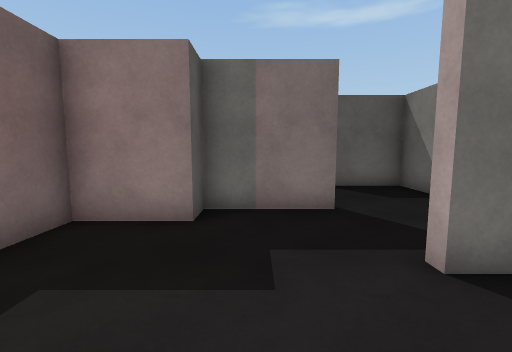
view 1 (above)

24 first-person views from a walk through a Unity game level. The camera is 1.4 m above the floor, tilts 6° down and sees 90° across. The floor is counted in squares, 1 m on a side. Each view is taken from the middle of a square. On the plan, view 1 faces up. The plan holds only what a view shows up to about 13 squares ahead; the rest is blank. The place goes on beyond the plan. The player character is not drawn. Some animated figures are left out. Surface patterns are stand-ins for the level's own textures.

view 2
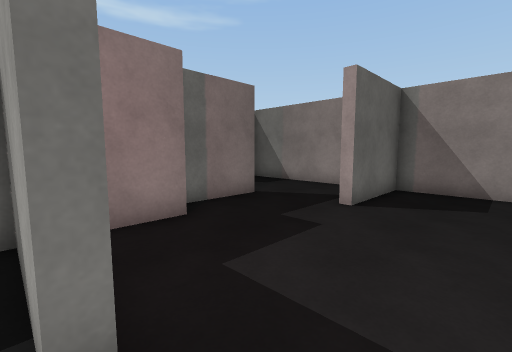

view 3
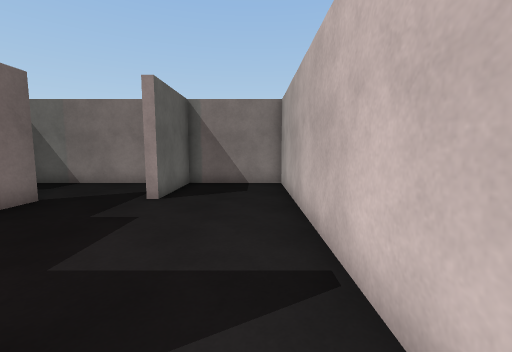

view 4
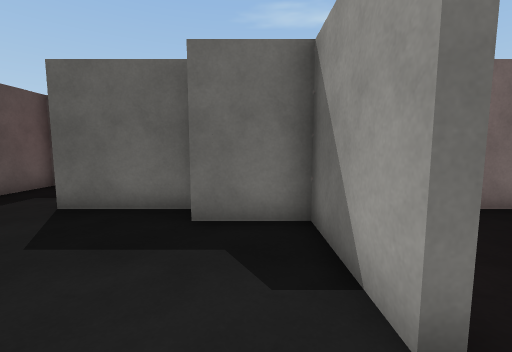

view 5
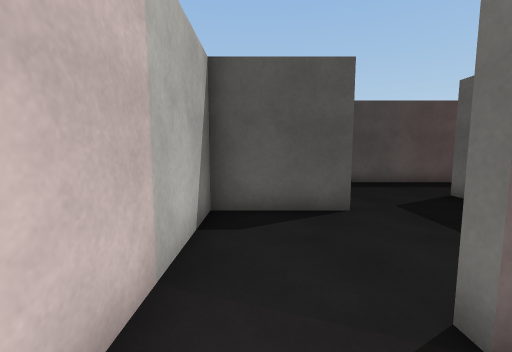

view 6
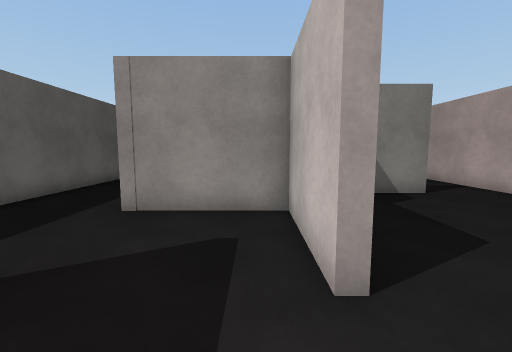

view 7
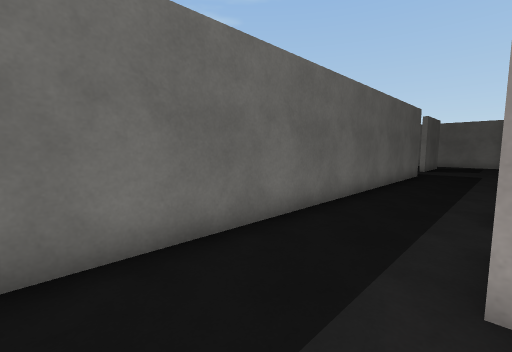

view 8
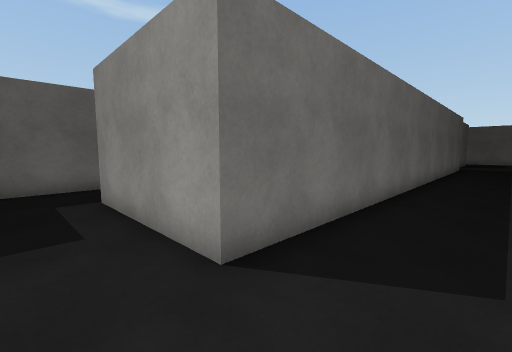

view 9
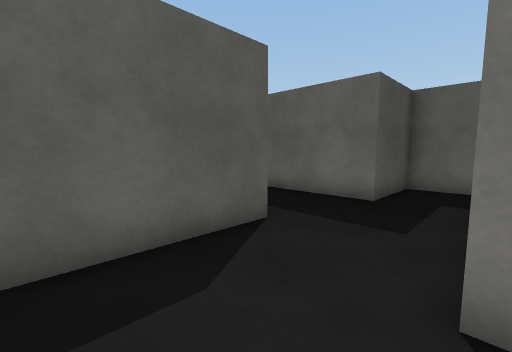

view 10
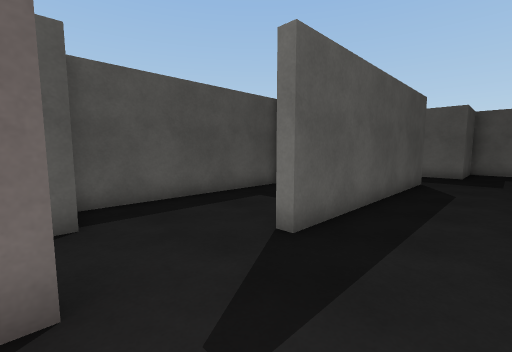

view 11
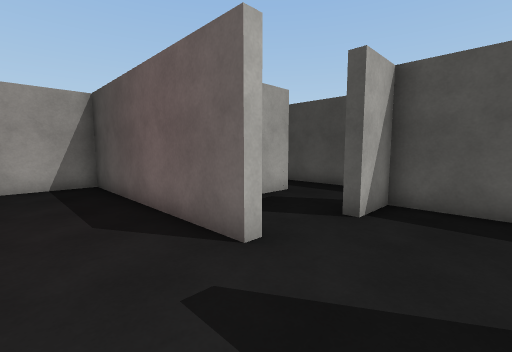

view 12
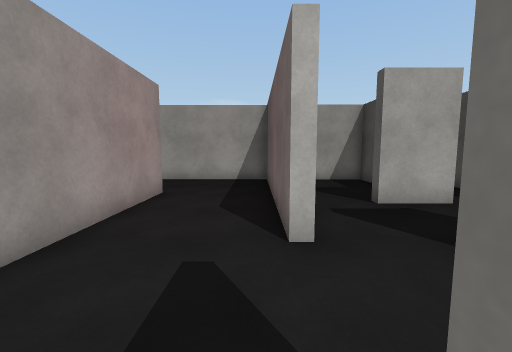

view 13
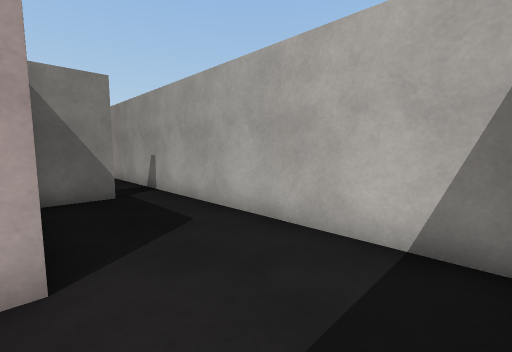

view 14
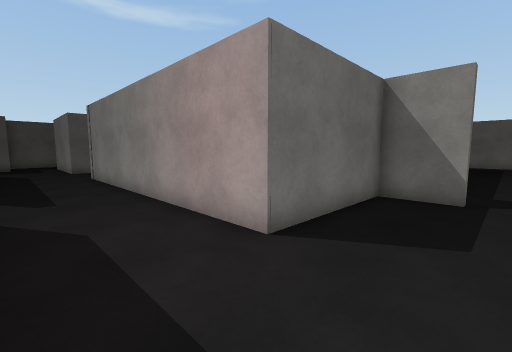

view 15
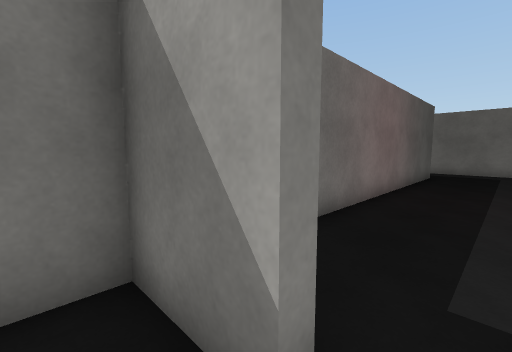

view 16
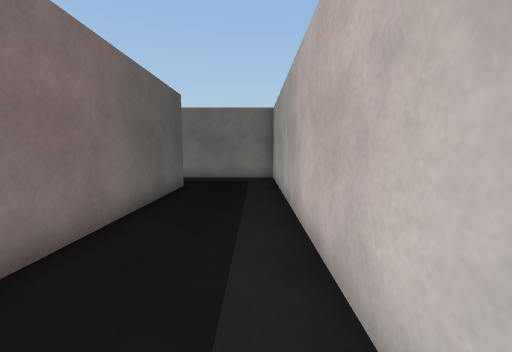

view 17
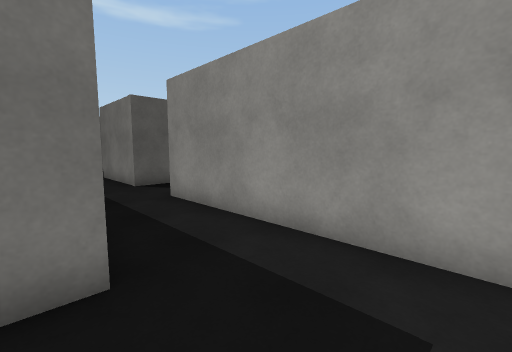

view 18
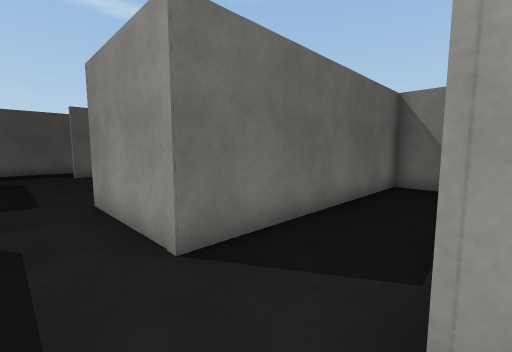

view 19
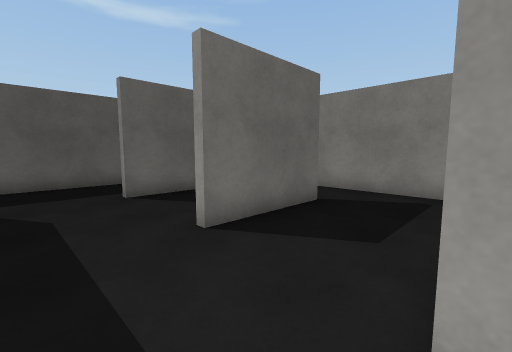

view 20
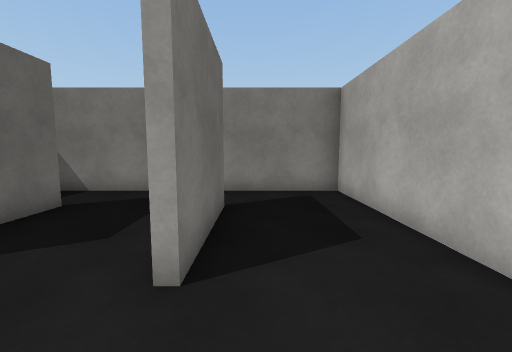

view 21
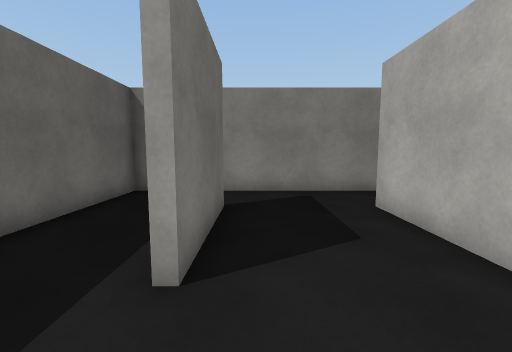

view 22
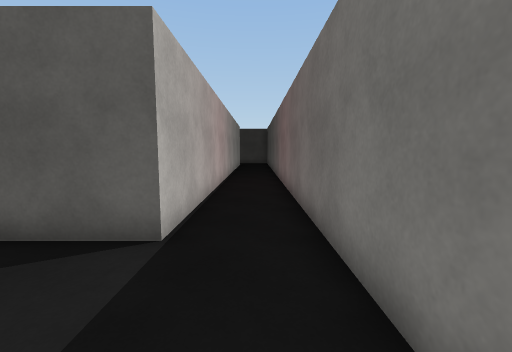

view 23
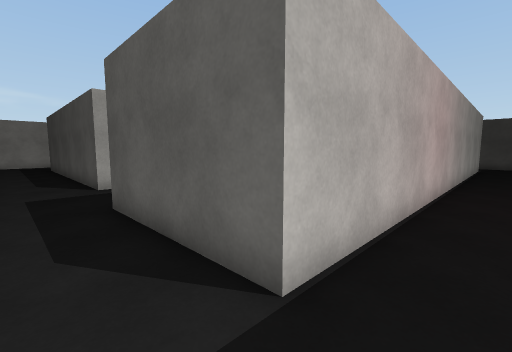

view 24
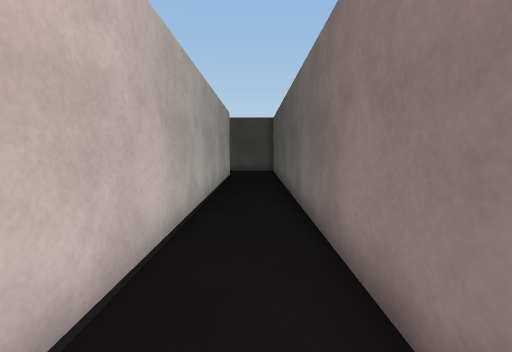

### Floor plan
Points are (right, up) in squares from view 1. A wall is a line through its corners. A room is listed if a view was taken in it or the views show most of it. See-through windows are left out.
Room 1 (views 1, 5)
walls: (1.9, 5.9) (-1.2, 5.9) (-1.2, 4.9) (-3.6, 4.9) (-3.6, 3.5); (-3.4, -1) (5.5, -1) (5.5, 2.7) (2.1, 2.7) (2.1, 3.1)
ways out: opening at (-4, 0.5) to room 2; opening at (2.5, 4.5) to room 2
Room 2 (views 2, 3, 4, 6, 7, 8, 9, 10, 11, 12, 13, 14, 15, 16, 17, 18, 19, 20, 21, 22, 23, 24)
walls: (-6.5, 5.9) (-9.8, 5.9); (-9.8, 6.2) (-6.3, 6.2) (-6.3, 10.1); (-3.5, 1.6) (-3.9, 1.6) (-3.9, 4.9) (-6.4, 4.9); (-7.8, 2.2) (-7.8, -1.1); (-12.8, 9.8) (-12.8, 4); (5.2, 10.2) (5.7, 10.2) (5.7, 3.9); (-8.1, -1) (-3.4, -1); (5.5, 4.5) (5.5, 9.7) (3, 9.7); (-8.1, -3.4) (-8.1, -1.2) (-13, -1.2) (-13, 10.1); (-12, 18.6) (6.2, 18.6) (6.2, 13.4) (-13.2, 13.4) (-13.2, 18.6); (5.8, -1.2) (-4.5, -1.2); (9.6, 10.2) (15.6, 10.2) (15.6, 21.1) (-15.6, 21.1) (-15.6, 18.1) (-19.5, 18.1); (-17, 3.3) (-16.5, 3.3) (-16.5, -4.8) (8.1, -4.8); (-16.5, 14.9) (-16.5, 6.4) (-17, 6.4); (9.8, 14.1) (13.2, 14.1); (-20.8, 11.1) (-20.8, 3.9) (-19.1, 3.9) (-19.1, 3.4); (8.6, -4.9) (8.6, 3.4); (13.2, 13.8) (9.4, 13.8); (-21.1, 0.5) (-19.1, 0.5); (13.2, 17.8) (9.4, 17.8); (-20.8, -3.5) (-20.8, -4.8) (-18.8, -4.8); (-23.3, 1.5) (-23.3, -2.4); (17.3, 4.6) (17.3, 5.9) (8.6, 5.9) (8.6, 10.2)
ways out: opening at (-4, 0.5) to room 1; opening at (2.5, 4.5) to room 1

Where each view was taken, in squares from view 1:
view 1: 0 up, 0 right, facing up
view 2: 0 up, 4 left, facing up-right
view 3: 0 up, 5 left, facing right
view 4: 0 up, 5 left, facing up
view 5: 0 up, 2 left, facing left
view 6: 7 up, 12 left, facing right
view 7: 10 up, 9 left, facing up-right
view 8: 11 up, 15 left, facing up-right
view 9: 11 up, 13 left, facing up-left
view 10: 3 up, 14 left, facing up-left
view 11: 6 up, 14 left, facing down-left
view 12: 7 up, 16 left, facing down
view 13: 1 down, 16 left, facing down-right
view 14: 4 down, 16 left, facing up-right
view 15: 4 down, 9 left, facing up-right
view 16: 4 down, 4 left, facing right
view 17: 4 down, 5 right, facing up-right
view 18: 3 up, 7 right, facing up-right
view 19: 10 up, 7 right, facing up-right
view 20: 13 up, 7 right, facing right
view 21: 17 up, 7 right, facing right
view 22: 20 up, 10 right, facing left
view 23: 20 up, 8 right, facing down-left
view 24: 20 up, 1 right, facing left
